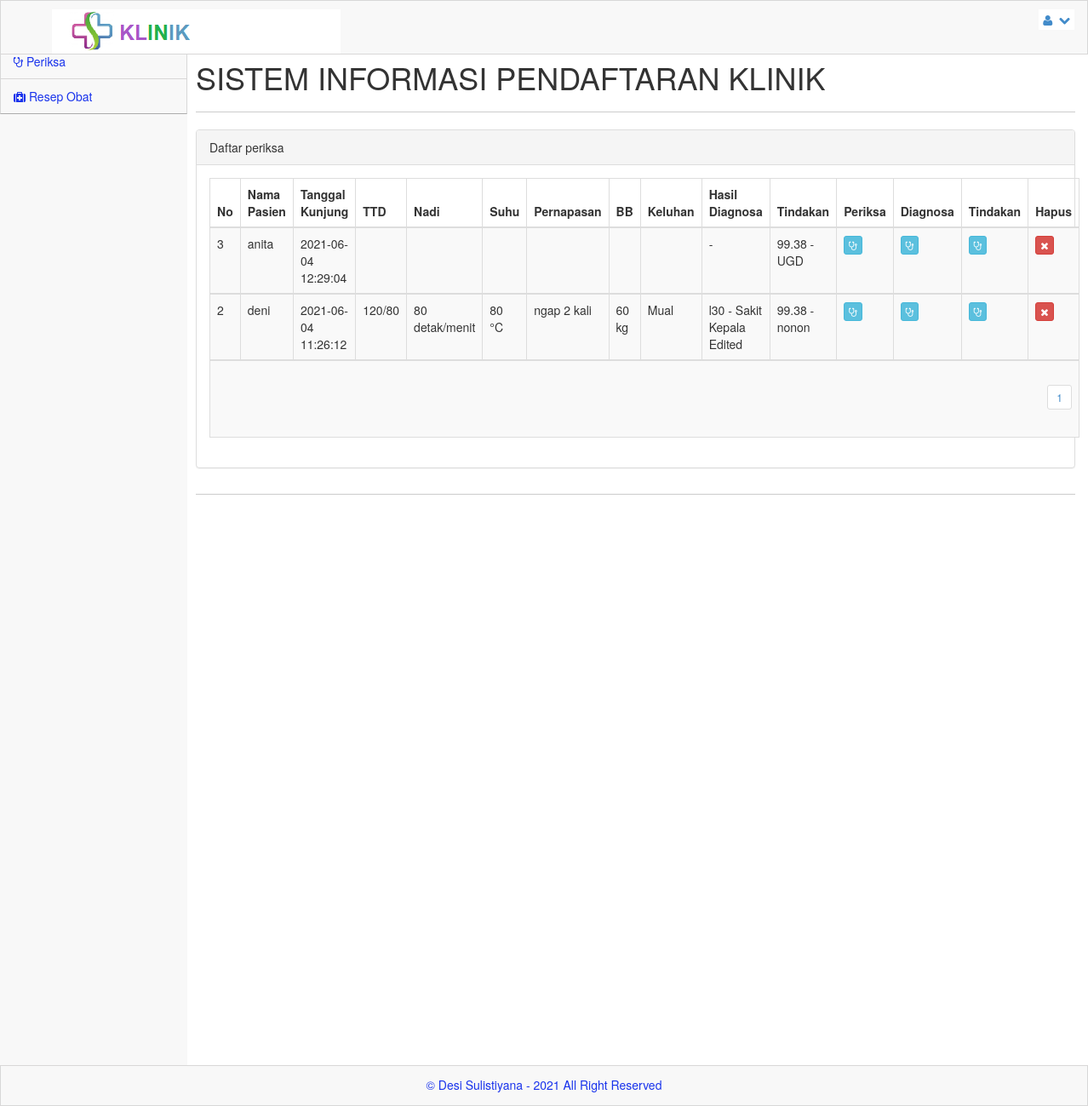
The page /admin/index.php?menu=periksa (signed in) on the database its author committed.
### tables this page shows
CREATE TABLE `periksa` (
  `id_periksa` int(10) NOT NULL,
  `no_kunjungan` int(10) NOT NULL,
  `tensi` varchar(20) DEFAULT NULL,
  `nadi` varchar(20) DEFAULT NULL,
  `suhu` varchar(20) DEFAULT NULL,
  `napas` varchar(20) DEFAULT NULL,
  `bb` varchar(20) DEFAULT NULL,
  `keluhan` text DEFAULT NULL,
  `kd_diagnosa` varchar(20) DEFAULT NULL,
  `kd_tindakan` varchar(10) DEFAULT NULL,
  `created_at` timestamp NULL DEFAULT current_timestamp(),
  `update_at` timestamp NULL DEFAULT current_timestamp(),
  `daleted_at` timestamp NULL DEFAULT NULL
);

CREATE TABLE `kunjungan` (
  `no_kunjungan` int(10) NOT NULL,
  `no_rm` varchar(10) NOT NULL,
  `created_at` timestamp NULL DEFAULT current_timestamp(),
  `updated_at` timestamp NULL DEFAULT current_timestamp(),
  `deleted_at` timestamp NULL DEFAULT NULL
);

CREATE TABLE `pasien` (
  `no_rm` varchar(11) NOT NULL,
  `nm_pasien` varchar(300) NOT NULL,
  `j_kel` varchar(100) NOT NULL,
  `agama` varchar(100) NOT NULL,
  `alamat` varchar(300) NOT NULL,
  `tgl_lhr` date NOT NULL,
  `ktp` varchar(16) NOT NULL,
  `no_tlp` varchar(12) NOT NULL,
  `nm_kel` varchar(20) NOT NULL,
  `hub_kel` varchar(100) NOT NULL
);

CREATE TABLE `tindakan` (
  `kd_tindakan` int(11) NOT NULL,
  `id_periksa` int(10) DEFAULT NULL,
  `nm_tindakan` varchar(300) DEFAULT NULL,
  `ket` text DEFAULT NULL,
  `created_at` timestamp NULL DEFAULT current_timestamp(),
  `updated_at` timestamp NULL DEFAULT current_timestamp(),
  `deleted_at` timestamp NULL DEFAULT NULL
);

CREATE TABLE `diagnosa` (
  `id_diag` int(11) NOT NULL,
  `kd_diag` varchar(30) DEFAULT NULL,
  `id_periksa` int(10) DEFAULT NULL,
  `nm_diag` varchar(300) DEFAULT NULL,
  `created_at` timestamp NULL DEFAULT current_timestamp(),
  `updated_at` timestamp NULL DEFAULT current_timestamp(),
  `deleted_at` timestamp NULL DEFAULT NULL
);

### admin/periksa.php (the view, shortened to what this page needs)
<?php
$row = 20;
$hal = isset($_GET['hal']) ? $_GET['hal'] : 0;
$pageSql = "SELECT * FROM periksa";
$pageQry = mysqli_query($server,$pageSql) or die ("error paging: ".mysqli_error());
$jml	 = mysqli_num_rows($pageQry);
$max	 = ceil($jml/$row);
?>
<div class="panel panel-default">
	<div class="panel-heading">
		Daftar periksa
	</div>
	<div class="panel-body">
		<div class="table-responsive">
			<table class="table table-striped table-bordered table-hover">
				<thead>
					<tr>
						<th>No</th>
						<th>Nama Pasien</th>
						<th>Tanggal Kunjung</th>
						<th>TTD</th>
						<th>Nadi</th>
						<th>Suhu</th>
						<th>Pernapasan</th>
						<th>BB</th>
						<th>Keluhan</th>
						<th>Hasil Diagnosa</th>
						<th>Tindakan</th>
						<th>Periksa</th>
						<th>Diagnosa</th>
						<th>Tindakan</th>
						<th width="90">Hapus</th>
					</tr>
				</thead>
			<?php
				$periksaSql = "SELECT * FROM periksa LEFT JOIN kunjungan ON kunjungan.no_kunjungan=periksa.no_kunjungan LEFT JOIN pasien ON pasien.no_rm=kunjungan.no_rm ORDER BY id_periksa DESC LIMIT $hal, $row";
				$periksaQry = mysqli_query($server,$periksaSql)  or die ("Query periksa salah : ".mysqli_error());
				while ($periksa = mysqli_fetch_array($periksaQry)) {
			?>
				<tbody>
					<tr>
						<td><?php echo $periksa['no_kunjungan'];?></td>
						<td><?php echo $periksa['nm_pasien'];?></td>
						<td><?php echo $periksa['created_at'];?></td>
						<td><?php echo $periksa['tensi'];?></td>
						<td><?php echo $periksa['nadi'];?></td>
						<td><?php echo $periksa['suhu'];?></td>
						<td><?php echo $periksa['napas'];?></td>
						<td><?php echo $periksa['bb'];?></td>
						<td><?php echo $periksa['keluhan'];?></td>
						<td><?php
						$query = "SELECT * FROM diagnosa WHERE id_periksa = '".$periksa["id_periksa"]."'";
						$diag = mysqli_query($server,$query) or die("Query Error get pasien".mysqli_error());
						$data = mysqli_fetch_assoc($diag);
						if($data==null){
							echo('-');
						}else{
						echo($data["kd_diag"]." - ".$data["nm_diag"]);
						}
						?>
						</td>
						<td><?php
						$query_tindakan = "SELECT * FROM tindakan WHERE id_periksa = '".$periksa["id_periksa"]."'";
						$tindakan = mysqli_query($server,$query_tindakan) or die("Query Error get pasien".mysqli_error());
						$data_tindakan = mysqli_fetch_assoc($tindakan);
						if($data_tindakan == null ){
							echo('-');
						}else{
						echo($data_tindakan["nm_tindakan"]." - ".$data_tindakan["ket"]);
						}
						?></td>
						<td><a href="?menu=periksa_edit&aksi=edit&nmr=<?php echo $periksa['id_periksa']; ?>" class="btn btn-xs btn-info tipsy-kiri-atas" title='Tambah Periksa'> <i class="icon-stethoscope icon-white"></i> </a></td>
						<td><a href="?menu=diagnosa_edit&aksi=edit&nmr=<?php echo $periksa['id_periksa']; ?>" class="btn btn-xs btn-info tipsy-kiri-atas" title='Tambah Diagnosa'> <i class="icon-stethoscope icon-white"></i> </a></td>
						<td><a href="?menu=tindakan_edit&aksi=edit&nmr=<?php echo $periksa['id_periksa']; ?>" class="btn btn-xs btn-info tipsy-kiri-atas" title='Tambah Tindakan'> <i class="icon-stethoscope icon-white"></i> </a></td>
						<td>
						  <div class='btn-group'>
						  <a href="?menu=periksa_del&aksi=hapus&nmr=<?php echo $periksa['id_periksa']; ?>" class="btn btn-xs btn-danger tipsy-kiri-atas" title="Hapus Data Ini" onclick="return confirm('ANDA YAKIN AKAN MENGHAPUS DATA PENTING INI ... ?')"><i class="icon-remove icon-white"></i></a>
						  </div>
						</td>
					</tr>
				</tbody>
			<?php } ?>
					<tr>
						<td colspan="15" align="right">
						<?php
						for($h = 1; $h <= $max; $h++){
							$list[$h] = $row*$h-$row;
							echo "<ul class='pagination pagination-sm'><li><a href='?menu=periksa&hal=$list[$h]'>$h</a></li></ul>";
						}
						?></td>
					</tr>
			</table>
		</div>
	</div>
</div>

### css/main.css (style rules this page uses)
@media (min-width: 768px) { html, body { height: 100%; } }
body.padTop53 { padding-top: 75px; overflow: visible; }
@media (min-width: 802px) { body.padTop53 { padding-top: 51px; } }

### css/MoneAdmin.css (style rules this page uses)
body { background-color: #f8f8f8; }

### rows shown on the page
periksa: kunjungan.no_kunjungan "3", pasien.nm_pasien "anita", kunjungan.created_at "2021-06-04 12:29:04", tindakan.nm_tindakan "99.38", tindakan.ket "UGD"
periksa: kunjungan.no_kunjungan "2", pasien.nm_pasien "deni", kunjungan.created_at "2021-06-04 11:26:12", tensi "120/80", nadi "80 detak/menit", suhu "80 °C", napas "ngap 2 kali", bb "60 kg", keluhan "Mual", diagnosa.kd_diag "l30", diagnosa.nm_diag "Sakit Kepala Edited", tindakan.nm_tindakan "99.38", tindakan.ket "nonon"
